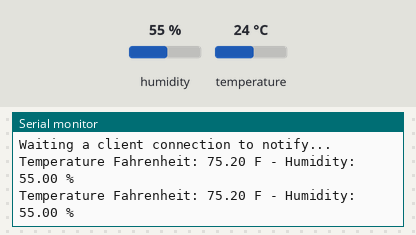
This sketch was run on a simulated ESP32. Shown: the last lines printed to the serial monitor. The test bench sets the inputs (shaded band); at power-on: humidity 55 %, temperature 24 °C. Nothing arrives over Bluetooth unless stated; a phone connects over Bluetooth LE 3 s after start.

Above: at 6.8 s.
6.9 s: humidity set to 22 %
At 9.9 s:
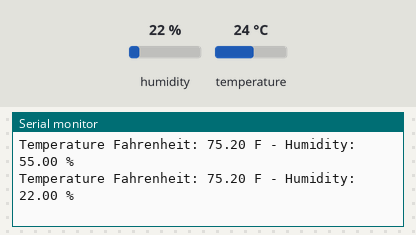
11.4 s: temperature set to 12 °C
At 13.0 s:
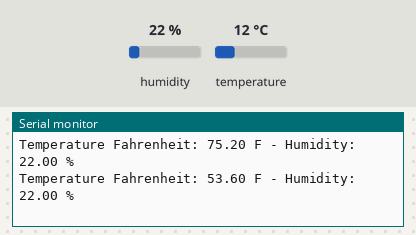
15.9 s: humidity set to 40 %
At 19.5 s:
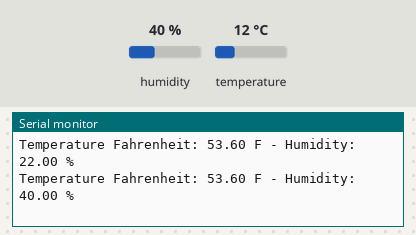
Timing chart, 0 to 21.0 s (numbered marks = the images above; inputs shaded):
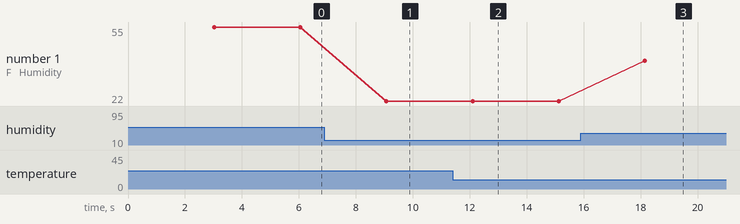

Measured:
- after the input at 6.9 s, the serial monitor: prints a new line after 2.2 s (image 1)
- after the input at 11.4 s, the serial monitor: prints a new line after 0.70 s (image 2)
- after the input at 15.9 s, the serial monitor: prints a new line after 2.2 s (image 3)
- plotted number 1: 55 → 22 after the input at 6.9 s, 22 → 40 after the input at 15.9 s

The sketch:

Server.ino
```cpp
// (licence header left out)
#include <BLEDevice.h>
#include <BLEServer.h>
#include <BLEUtils.h>
#include <BLE2902.h>
#include <Wire.h>
#include <DHT.h>


#define DHTPIN 4     // connect the DHT sensor to the digital pins


//Default Temperature is in Celsius
//Comment the next line for Temperature in Fahrenheit
// #define temperatureCelsius

//BLE server name
#define bleServerName "12_server"

// Adafruit_BME280 bme; // I2C

DHT dht(DHTPIN, DHT11);

float temp;
float tempF;
float hum;

// Timer variables
unsigned long lastTime = 0;
unsigned long timerDelay = 3000;

bool deviceConnected = false;

// See the following for generating UUIDs:
// https://www.uuidgenerator.net/
#define SERVICE_UUID "91bad492-b950-4226-aa2b-4ede9fa42f59"

// Temperature Characteristic and Descriptor

#ifdef temperatureCelsius
  BLECharacteristic bmeTemperatureCelsiusCharacteristics("cba1d466-344c-4be3-ab3f-189f80dd7518", BLECharacteristic::PROPERTY_NOTIFY);
  BLEDescriptor bmeTemperatureCelsiusDescriptor(BLEUUID((uint16_t)0x2902));
#else
  BLECharacteristic bmeTemperatureFahrenheitCharacteristics("f78ebbff-c8b7-4107-93de-889a6a06d408", BLECharacteristic::PROPERTY_NOTIFY);
  BLEDescriptor bmeTemperatureFahrenheitDescriptor(BLEUUID((uint16_t)0x2902));
#endif

// Humidity Characteristic and Descriptor
BLECharacteristic bmeHumidityCharacteristics("ca73b3ba-39f6-4ab3-91ae-186dc9577d99", BLECharacteristic::PROPERTY_NOTIFY);
BLEDescriptor bmeHumidityDescriptor(BLEUUID((uint16_t)0x2903));

//Setup callbacks onConnect and onDisconnect
class MyServerCallbacks: public BLEServerCallbacks {
  void onConnect(BLEServer* pServer) {
    deviceConnected = true;
  };
  void onDisconnect(BLEServer* pServer) {
    deviceConnected = false;
  }
};

// void initdht(){
//   if (!dht.begin(0x76)) {
//     Serial.println("Could not find a valid BME280 sensor, check wiring!");
//     while (1);
//   }
// }

void setup() {
  // Start serial communication
  Serial.begin(115200);

  //dht start
  Serial.println(F("DHTxx test!"));


  // // Init BME Sensor
  // initdht();
  // dht.begin();

  // Create the BLE Device
  BLEDevice::init(bleServerName);

  // Create the BLE Server
  BLEServer *pServer = BLEDevice::createServer();
  pServer->setCallbacks(new MyServerCallbacks());

  // Create the BLE Service
  BLEService *bmeService = pServer->createService(SERVICE_UUID);

  // DCreate BLE Characteristics and Create a BLE Descriptor
  // Temperature
  #ifdef temperatureCelsius
    bmeService->addCharacteristic(&bmeTemperatureCelsiusCharacteristics);
    bmeTemperatureCelsiusDescriptor.setValue("BME temperature Celsius");
    bmeTemperatureCelsiusCharacteristics.addDescriptor(&bmeTemperatureCelsiusDescriptor);
  #else
    bmeService->addCharacteristic(&bmeTemperatureFahrenheitCharacteristics);
    bmeTemperatureFahrenheitDescriptor.setValue("BME temperature Fahrenheit");
    bmeTemperatureFahrenheitCharacteristics.addDescriptor(&bmeTemperatureFahrenheitDescriptor);
  #endif

  // Humidity
  bmeService->addCharacteristic(&bmeHumidityCharacteristics);
  bmeHumidityDescriptor.setValue("BME humidity");
  bmeHumidityCharacteristics.addDescriptor(new BLE2902());

  // Start the service
  bmeService->start();

  // Start advertising
  BLEAdvertising *pAdvertising = BLEDevice::getAdvertising();
  pAdvertising->addServiceUUID(SERVICE_UUID);
  pServer->getAdvertising()->start();
  Serial.println("Waiting a client connection to notify...");
}

void loop() {
  if (deviceConnected) {
    if ((millis() - lastTime) > timerDelay) {
      // Read temperature as Celsius (the default)
      temp = dht.readTemperature();
      // Fahrenheit
      tempF = 1.8*temp +32;
      // Read humidity
      hum = dht.readHumidity();

      //Notify temperature reading from BME sensor
      #ifdef temperatureCelsius
        static char temperatureCTemp[6];
        dtostrf(temp, 6, 2, temperatureCTemp);
        //Set temperature Characteristic value and notify connected client
        bmeTemperatureCelsiusCharacteristics.setValue(temperatureCTemp);
        bmeTemperatureCelsiusCharacteristics.notify();
        Serial.print("Temperature Celsius: ");
        Serial.print(temp);
        Serial.print(" C");
      #else
        static char temperatureFTemp[6];
        dtostrf(tempF, 6, 2, temperatureFTemp);
        //Set temperature Characteristic value and notify connected client
        bmeTemperatureFahrenheitCharacteristics.setValue(temperatureFTemp);
        bmeTemperatureFahrenheitCharacteristics.notify();
        Serial.print("Temperature Fahrenheit: ");
        Serial.print(tempF);
        Serial.print(" F");
      #endif

      //Notify humidity reading from BME
      static char humidityTemp[6];
      dtostrf(hum, 6, 2, humidityTemp);
      //Set humidity Characteristic value and notify connected client
      bmeHumidityCharacteristics.setValue(humidityTemp);
      bmeHumidityCharacteristics.notify();
      Serial.print(" - Humidity: ");
      Serial.print(hum);
      Serial.println(" %");

      lastTime = millis();
    }
  }
}
```
